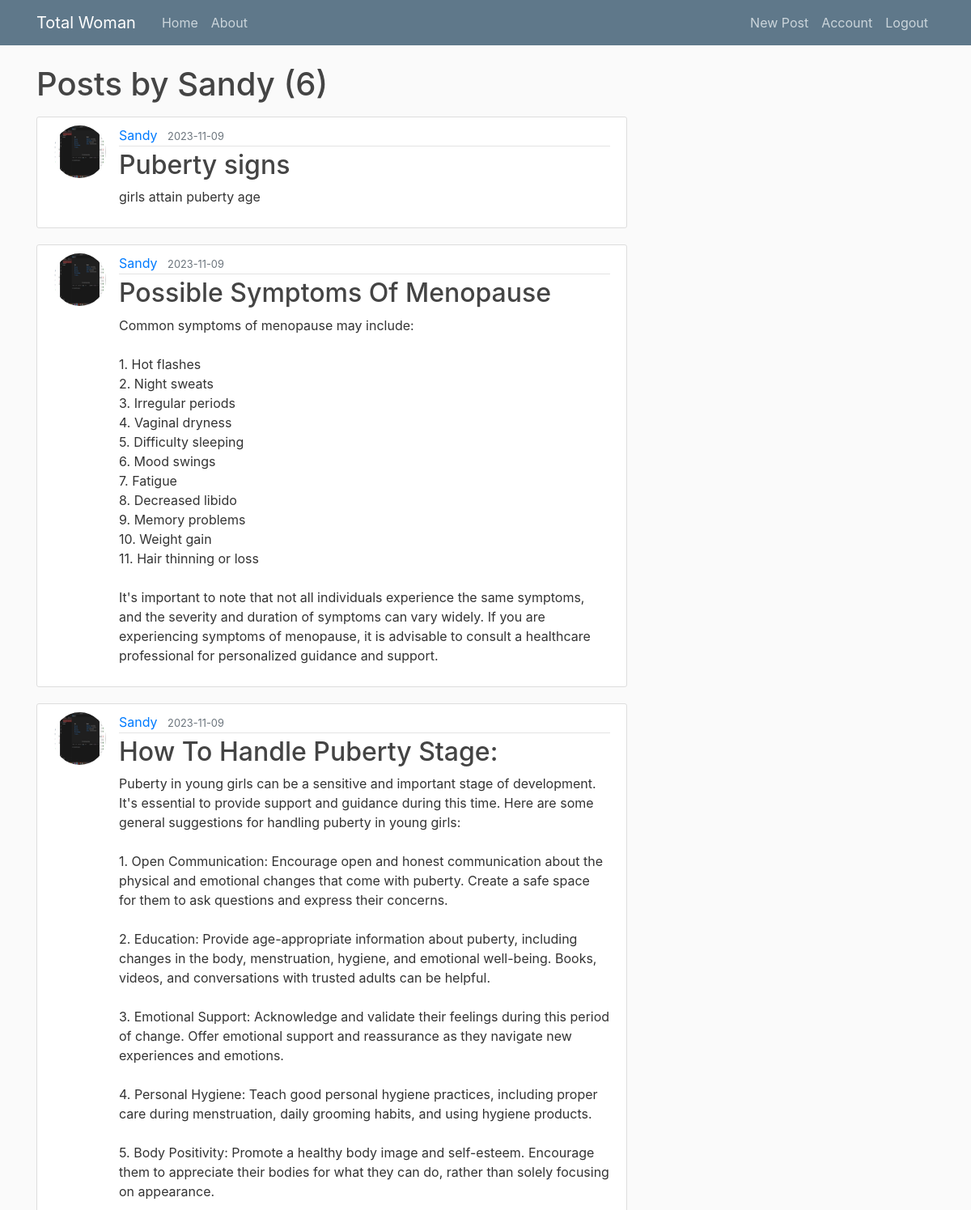
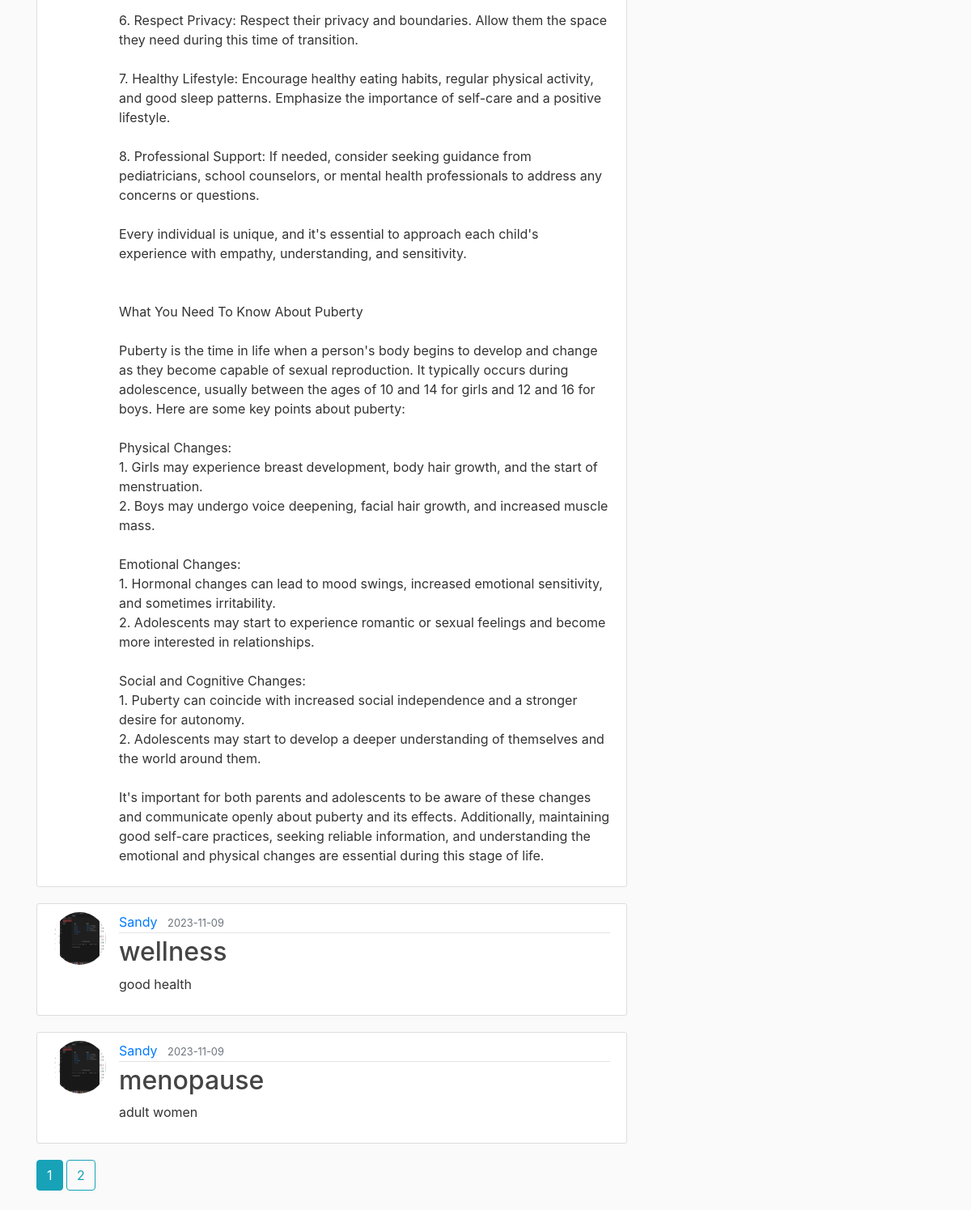
/user/Sandy (signed in), run on the app's committed database (2 pictures, top to bottom).
### app/models.py (models this page shows, shortened)
class User(db.Model, UserMixin): # Usermixin is provided by flask_login extension managing user authentication
    id = db.Column(db.Integer, primary_key=True)
    username = db.Column(db.String(20), unique=True, nullable=False)
    email = db.Column(db.String(120), unique=True, nullable=False)
    image_file = db.Column(db.String(20), nullable=False, default='default.jpg')
    password = db.Column(db.String(60), nullable=False)
    posts = db.relationship('Post', backref='author', lazy=True)
    """

    """
    """
    def get_reset_token(self):
            payload = {
                'sub': self.id,
                'iss': current_app.config['SECRET_KEY'],
                'exp': datetime.utcnow() + timedelta(minutes=30)
            }
            secret_key = current_app.config['SECRET_KEY']
            token = jwt.encode(payload, secret_key, algorithm='HS256')
            return token

        @staticmethod
        def verify_reset_token(token):
            try:
                secret_key = current_app.config['SECRET_KEY']
                payload = jwt.decode(token, secret_key, algorithms=['HS256'])

                # Verify the 'iss' (issuer) claim
                if payload['iss'] != secret_key:
                    return None  # Token was not issued by the expected issuer

                # Verify the 'exp' (expiration time) claim
                if datetime.utcnow() > datetime.fromtimestamp(payload['exp']):
                    return None  # Token has expired

                # Retrieve the user based on user_id from the token's 'sub' (subject) claim
                user_id = payload['sub']
                user = User.query.get(user_id)
                return user
            except jwt.ExpiredSignatureError:
                return None # Token has expired
            except jwt.InvalidTokenError:
                return None # Invalid token or signature
            #return None


        def __repr__(self):
            return f"User ('{self.username}', '{self.email}', '{self.image_file}')"
    """

class Post(db.Model):
    id = db.Column(db.Integer, primary_key=True)
    title = db.Column(db.String(100), nullable=False)
    date_posted = db.Column(db.DateTime, nullable=False, default=datetime.utcnow)
    content = db.Column(db.Text, nullable=False)
    user_id = db.Column(db.Integer, db.ForeignKey('user.id'), nullable=False)

### app/routes.py (the view)
@app.route("/user/<string:username>")
def user_posts(username):
    page = request.args.get('page', 1, type=int)
    user = User.query.filter_by(username=username).first_or_404()
    posts = Post.query.filter_by(author=user).order_by(Post.date_posted.desc()).paginate(page=page, per_page=5) # Enables Pagination
    return render_template('user_posts.html', posts=posts, user=user)

### app/models.py (called while the page is built)
@login_manager.user_loader
def load_user(user_id):
    return User.query.get(int(user_id))

### app/templates/user_posts.html
{% extends "base.html" %}
{% block content %}
    <h1 class="mb-3">Posts by {{ user.username }} ({{ posts.total }})</h1>
    {% for post in posts.items %}
        <article class="media content-section">
            <img class="rounded-circle article-img" src="{{ url_for('static', filename='profile_pics/' + post.author.image_file) }}" alt="">
            <div class="media-body">
                <div class="article-metadata">
                    <a class="mr-2" href="{{ url_for('user_posts', username=post.author.username) }}">{{ post.author.username }}</a>
                    <small class="text-muted">{{ post.date_posted.strftime('%Y-%m-%d') }}</small>
                </div>
                <h2><a class="article-title" href="{{ url_for('post', post_id=post.id) }}">{{ post.title }}</a></h2>
                <p class="article-content">{{ post.content }}</p>
            </div>
        </article>
    {% endfor %}
    {% for page_num in posts.iter_pages(left_edge=1, right_edge=1, left_current=1, right_current=2) %}
        {% if page_num %}
            {% if posts.page == page_num %}
                <a class="btn btn-info mb-4" href="{{ url_for('user_posts', username=user.username, page=page_num) }}">{{ page_num }}</a>
            {% else %}
                <a class="btn btn-outline-info mb-4" href="{{ url_for('user_posts', username=user.username, page=page_num) }}">{{ page_num }}</a>
            {% endif %}
        {% else %}
            . . .
        {% endif %}
    {% endfor %}
{% endblock content %}

### app/static/main.css (style rules this page uses)
body { background: #fafafa; color: #333333; margin-top: 5rem; }
h1, h2, h3, h4, h5, h6 { color: #444444; }
.content-section { background: #ffffff; padding: 10px 20px; border: 1px solid #dddddd; border-radius: 3px; margin-bottom: 20px; }
.article-title { color: #444444; }
.article-content { white-space: pre-line; }
.article-img { height: 65px; width: 65px; margin-right: 16px; }
.article-metadata { padding-bottom: 1px; margin-bottom: 4px; border-bottom: 1px solid #e3e3e3 }

### data on the page
User: username "Sandy"
Post: image_file (picture), author.username "Sandy", date_posted "2023-11-09", title "Puberty signs", content "girls attain puberty age"
Post: image_file (picture), author.username "Sandy", date_posted "2023-11-09", title "Possible Symptoms Of Menopause", content "Common symptoms of menopause may include: 1. Hot flashes 2. Night sweats 3. Irregular periods 4. Vaginal dryness 5. Difficulty sleeping 6. Mood swings 7. Fatigue 8. Decreased libido 9. Memory problems 10. Weight gain 11. Hair thinning or loss It's important to note that not all individuals experience the same symptoms, and the severity and duration of symptoms can vary widely. If you are experiencing symptoms of menopause, it is advisable to consult a healthcare professional for personalized guidance and support."
Post: image_file (picture), author.username "Sandy", date_posted "2023-11-09", title "How To Handle Puberty Stage:", content "Puberty in young girls can be a sensitive and important stage of development. It's essential to provide support and guidance during this time. Here are some general suggestions for handling puberty in young girls: 1. Open Communication: Encourage open and honest communication about the physical and emotional changes that come with puberty. Create a safe space for them to ask questions and express their concerns. 2. Education: Provide age-appropriate information about puberty, including changes in the body, menstruation, hygiene, and emotional well-being. Books, videos, and conversations with trusted adults can be helpful. 3. Emotional Support: Acknowledge and validate their feelings during…"
Post: image_file (picture), author.username "Sandy", date_posted "2023-11-09", title "wellness", content "good health"
Post: image_file (picture), author.username "Sandy", date_posted "2023-11-09", title "menopause", content "adult women"

### other printed values
{{ posts.total }} "6"
{{ page_num }} "1"
{{ page_num }} "2"
